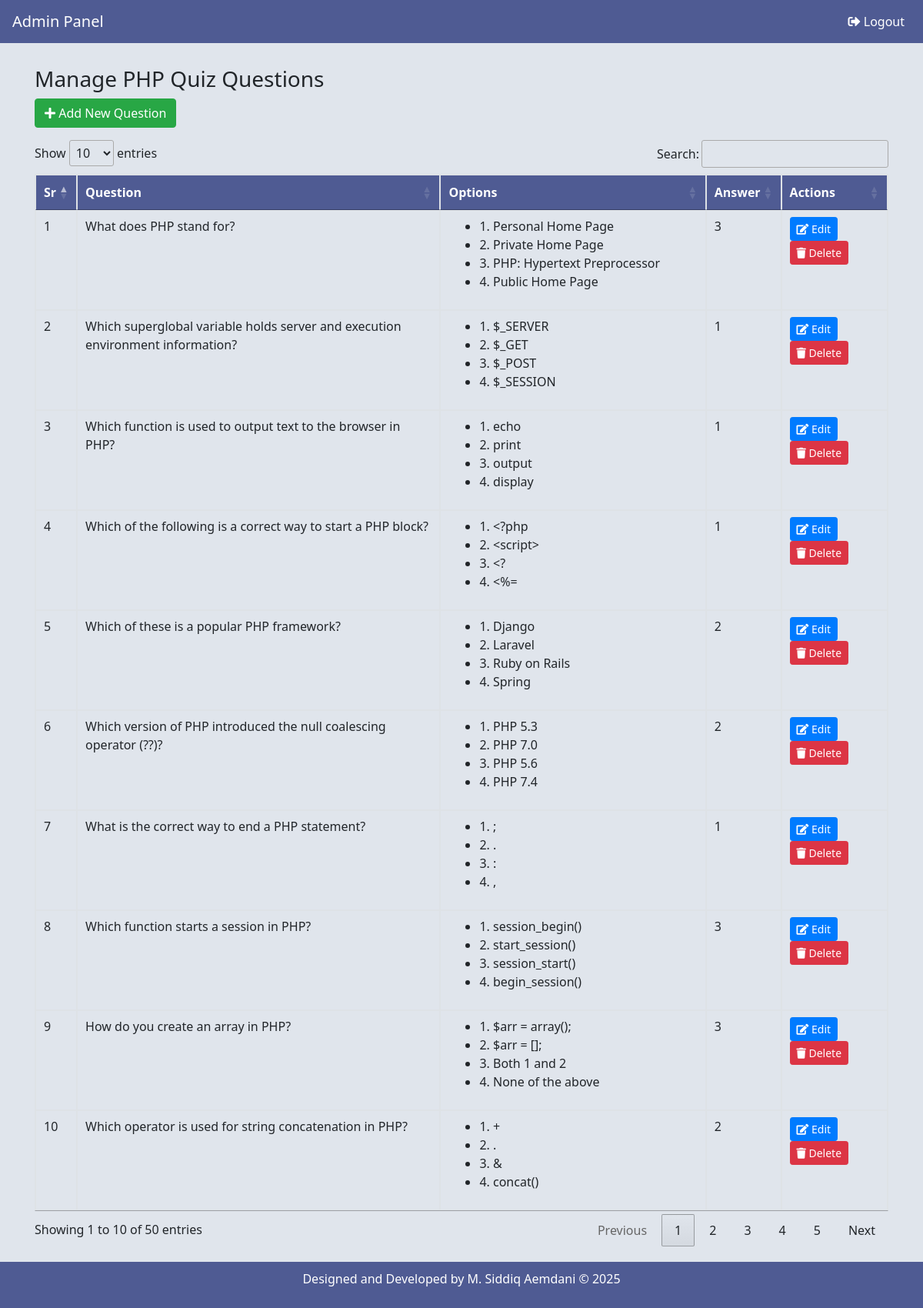
The page /admin_dashboard.php (signed in) on the database its author committed.
### tables this page shows
CREATE TABLE `questions` (
  `id` int(11) NOT NULL,
  `question` varchar(255) NOT NULL,
  `option1` varchar(255) NOT NULL,
  `option2` varchar(255) NOT NULL,
  `option3` varchar(255) NOT NULL,
  `option4` varchar(255) NOT NULL,
  `answer` int(11) NOT NULL
);

### admin_dashboard.php (the view, shortened to what this page needs)
<?php
include 'config.php';
$sql = "SELECT * FROM questions ORDER BY id DESC";
$result = $conn->query($sql);
$questions = [];
if ($result->num_rows > 0) {
    while ($row = $result->fetch_assoc()){
        $questions[] = $row;
    }
}
?>
<!DOCTYPE html>
<html lang="en">
<head>
  <link rel="stylesheet" href="https://stackpath.bootstrapcdn.com/bootstrap/4.5.2/css/bootstrap.min.css">
  <link rel="stylesheet" href="https://cdnjs.cloudflare.com/ajax/libs/font-awesome/5.15.1/css/all.min.css">
  <link rel="stylesheet" type="text/css" href="https://cdn.datatables.net/1.10.21/css/jquery.dataTables.css">
  <link rel="stylesheet" href="https://cdn.jsdelivr.net/npm/sweetalert2@10.16.6/dist/sweetalert2.min.css">
</head>
<body>
  <nav class="navbar navbar-expand-lg">
    <a class="navbar-brand" href="#">Admin Panel</a>
    <div class="collapse navbar-collapse">
      <ul class="navbar-nav ml-auto">
        <li class="nav-item">
          <a class="nav-link" href="admin_logout.php"><i class="fas fa-sign-out-alt"></i> Logout</a>
        </li>
      </ul>
    </div>
  </nav>
  <div class="container">
    <div class="mb-3">
      <h3>Manage PHP Quiz Questions</h3>
      <button class="btn btn-success" data-toggle="modal" data-target="#addModal"><i class="fas fa-plus"></i> Add New Question</button>
    </div>
    <table id="questionDataTable" class="table table-bordered">
      <thead>
        <tr>
          <th>Sr</th>
          <th>Question</th>
          <th>Options</th>
          <th>Answer</th>
          <th>Actions</th>
        </tr>
      </thead>
      <tbody id="questionTable">
        <?php foreach($questions as $question): ?>
          <tr id="row_<?php echo $question['id']; ?>">
            <td><?php echo $question['id']; ?></td>
            <td><?php echo htmlspecialchars($question['question']); ?></td>
            <td>
              <ul>
                <li>1. <?php echo htmlspecialchars($question['option1']); ?></li>
                <li>2. <?php echo htmlspecialchars($question['option2']); ?></li>
                <li>3. <?php echo htmlspecialchars($question['option3']); ?></li>
                <li>4. <?php echo htmlspecialchars($question['option4']); ?></li>
              </ul>
            </td>
            <td><?php echo $question['answer']; ?></td>
            <td>
              <button class="btn btn-primary btn-sm editBtn"
                      data-id="<?php echo $question['id']; ?>"
                      data-question="<?php echo htmlspecialchars($question['question']); ?>"
                      data-option1="<?php echo htmlspecialchars($question['option1']); ?>"
                      data-option2="<?php echo htmlspecialchars($question['option2']); ?>"
                      data-option3="<?php echo htmlspecialchars($question['option3']); ?>"
                      data-option4="<?php echo htmlspecialchars($question['option4']); ?>"
                      data-answer="<?php echo $question['answer']; ?>">
                <i class="fas fa-edit"></i> Edit
              </button>
              <button class="btn btn-danger btn-sm deleteBtn" data-id="<?php echo $question['id']; ?>">
                <i class="fas fa-trash"></i> Delete
              </button>
            </td>
          </tr>
        <?php endforeach; ?>
      </tbody>
    </table>
  </div>
  <footer>
    <p>Designed and Developed by M. Siddiq Aemdani &copy; <?php echo date("Y"); ?></p>
  </footer>
</body>
</html>

### admin_dashboard.php (style rules this page uses)
body { background: #E0E5EC; font-family: 'Segoe UI', Tahoma, Geneva, Verdana, sans-serif; }
.navbar { background: #4F5B93; }
.navbar-brand, .navbar-nav .nav-link { color: #fff !important; }
.container { margin-top: 30px; margin-bottom: 80px; }
table.dataTable thead { background: #4F5B93; color: #fff; }
footer { text-align: center; padding: 10px; background: #4F5B93; color: #fff; position: fixed; width: 100%; bottom: 0; }

### rows shown on the page
questions: id "10", question "Which operator is used for string concatenation in PHP?", option1 "+", option2 ".", option3 "&", option4 "concat()", answer "2"
questions: id "9", question "How do you create an array in PHP?", option1 "$arr = array();", option2 "$arr = [];", option3 "Both 1 and 2", option4 "None of the above", answer "3"
questions: id "8", question "Which function starts a session in PHP?", option1 "session_begin()", option2 "start_session()", option3 "session_start()", option4 "begin_session()", answer "3"
questions: id "7", question "What is the correct way to end a PHP statement?", option1 ";", option2 ".", option3 ":", option4 ",", answer "1"
questions: id "6", question "Which version of PHP introduced the null coalescing operator (??)?", option1 "PHP 5.3", option2 "PHP 7.0", option3 "PHP 5.6", option4 "PHP 7.4", answer "2"
questions: id "5", question "Which of these is a popular PHP framework?", option1 "Django", option2 "Laravel", option3 "Ruby on Rails", option4 "Spring", answer "2"
questions: id "4", question "Which of the following is a correct way to start a PHP block?", option1 "<?php", option2 "<script>", option3 "<?", option4 "<%=", answer "1"
questions: id "3", question "Which function is used to output text to the browser in PHP?", option1 "echo", option2 "print", option3 "output", option4 "display", answer "1"
questions: id "2", question "Which superglobal variable holds server and execution environment information?", option1 "$_SERVER", option2 "$_GET", option3 "$_POST", option4 "$_SESSION", answer "1"
questions: id "1", question "What does PHP stand for?", option1 "Personal Home Page", option2 "Private Home Page", option3 "PHP: Hypertext Preprocessor", option4 "Public Home Page", answer "3"
